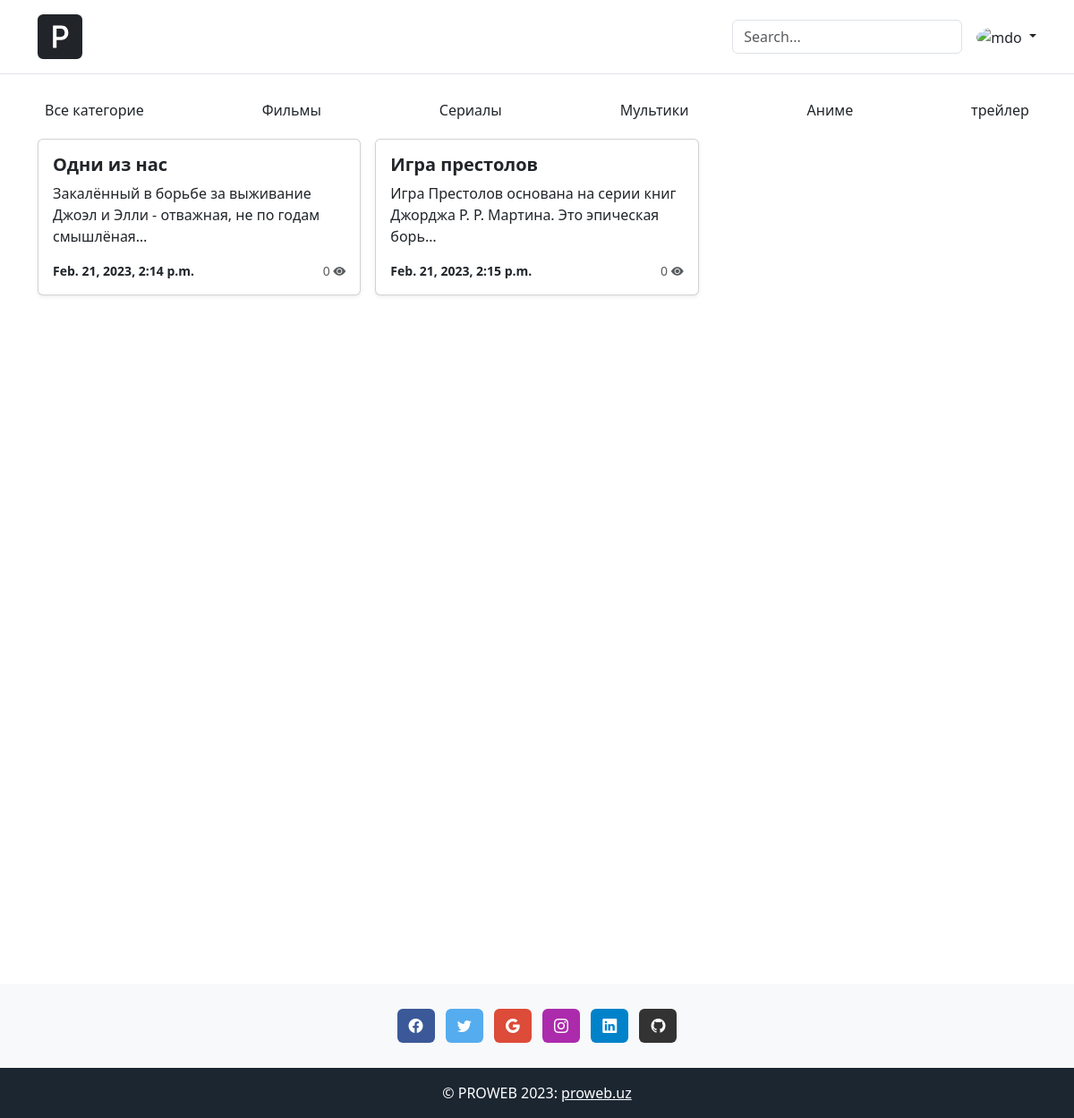
Page /category/2 on the committed database.
### blog/models.py (models this page shows, shortened)
class Category(models.Model):
    title = models.CharField(max_length=255, verbose_name='Название категорию')
    def __str__(self):
        return self.title
    def get_absolute_url(self):
        return reverse('category', kwargs={'pk': self.pk})
    class Meta:
        verbose_name = 'Категория'
        verbose_name_plural = 'Категории'

class Article(models.Model):
    title = models.CharField(max_length=255, verbose_name='Название')
    content = models.TextField(verbose_name='Описание')
    photo = models.ImageField(upload_to='photos/', blank=True, null=True, verbose_name='Изображение')
    created_at = models.DateTimeField(auto_now_add=True, verbose_name='Дата создания')
    update_at = models.DateTimeField(auto_now=True, verbose_name='Дата изминения')
    views = models.IntegerField(default=0, verbose_name='Просмотры')
    category = models.ForeignKey(Category, on_delete=models.CASCADE, verbose_name='Категория')
    def get_absolute_url(self):
        return reverse('article', kwargs={'pk': self.pk})
    class Meta:
        verbose_name = 'Названия'
        verbose_name_plural = 'Названии'

### blog/views.py (the view)
# urls.py: path('category/<int:pk>', ArticleListByCategory.as_view(), name='category'),
class ArticleListByCategory(ArticleListView):
    def get_queryset(self):
        articles = Article.objects.filter(category_id=self.kwargs['pk'])
        return articles
    def get_context_data(self, *, object_list=None, **kwargs):
        context = super().get_context_data()
        category = Category.objects.get(pk=self.kwargs['pk'])
        context['title'] = f'{category.title}'
        return context

### blog/templatetags/blog_tags.py (called while the page is built)
@register.simple_tag()
def get_categories():
    return Category.objects.all()

### blog/templates/blog/index.html (shortened to what this page needs)
{% extends 'base.html' %}
{% block main %}
{% include 'blog/components/_categories.html' %}
<div class="d-flex justify-content-between">
    <div class="row row-cols-1 row-cols-sm-2 row-cols-md-3 g-3">
        {% for article in articles %}
        <div class="col">
            {% include 'blog/components/_card.html' %}
        </div>
        {% endfor %}
    </div>
</div>
{% endblock main %}

### blog/templates/blog/components/_categories.html
{% load blog_tags %}
<div class="nav-scroller py-1 mb-2">
    <nav class="nav d-flex justify-content-between">
        <a class="p-2 link-dark navbar-brand btn-outline" href="{% url 'index' %}">Все категорие</a>
        {% get_categories as categories %}
        {% for category in categories %}
        <a class="p-2 link-dark navbar-brand btn-outline" href="{{ category.get_absolute_url }}">{{ category }}</a>
        {% endfor %}
    </nav>
</div>

### blog/templates/blog/components/_card.html (shortened to what this page needs)
<a href="{{ article.get_absolute_url }}" style="text-decoration:none;">
    <div class="card shadow-sm text-dark">
        <div class="card-body">
            <h5 class="card-title fw-bold fs-5">{{ article.title }}</h5>
            <p class="card-text">{{ article.content|truncatechars:80 }}</p>
            <div class="d-flex justify-content-between align-items-center">
                <span class="small fw-bold">{{ article.created_at }}</span>
                <small class="text-muted">{{ article.views }} <i class="bi bi-eye-fill"></i></small>
            </div>
        </div>
    </div>
</a>

### rows in the picture
Category: title "Фильмы"
Category: title "Сериалы"
Category: title "Мультики"
Category: title "Аниме"
Category: title "трейлер"
Article: title "Одни из нас", content "Закалённый в борьбе за выживание Джоэл и Элли - отважная, не по годам смышлёная…", created_at "Feb. 21, 2023, 2:14 p.m.", views "0"
Article: title "Игра престолов", content "Игра Престолов основана на серии книг Джорджа Р. Р. Мартина. Это эпическая борь…", created_at "Feb. 21, 2023, 2:15 p.m.", views "0"
